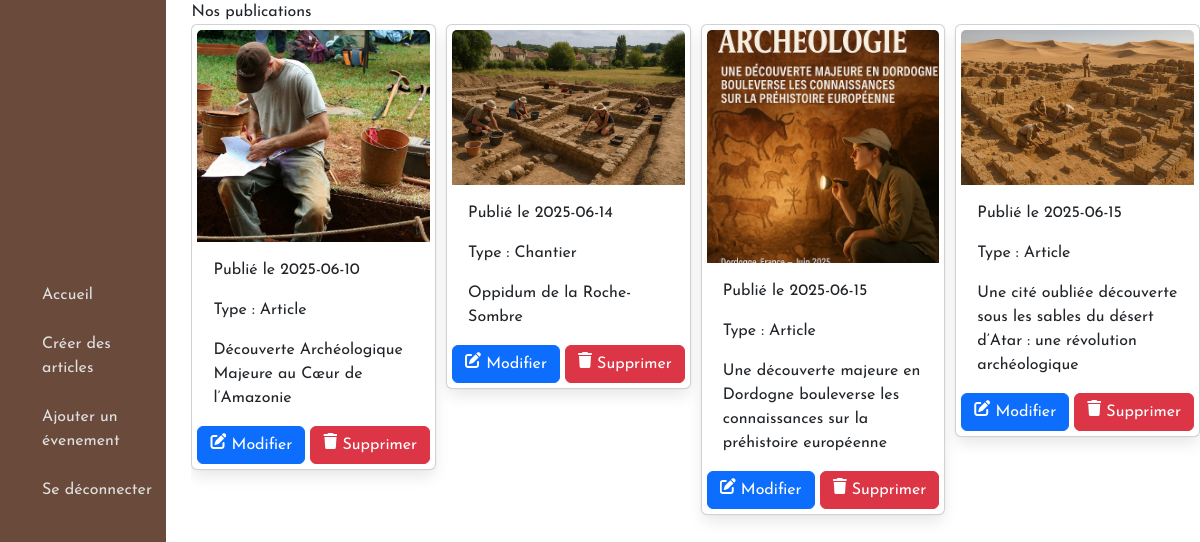
/admin/admin.php, run on the app's committed database.
### tables this page shows
CREATE TABLE IF NOT EXISTS `publication` (
  `id` int NOT NULL AUTO_INCREMENT,
  `title` varchar(255) NOT NULL,
  `photo` varchar(255) NOT NULL,
  `type` varchar(255) NOT NULL,
  `content` text NOT NULL,
  `create_at` date NOT NULL,
  `update_at` date NOT NULL,
  PRIMARY KEY (`id`)
);

### admin/admin.php (the view, shortened to what this page needs)
<?php
$host = 'localhost';
$username = 'admin_archeo-it';
$password = 'Archeo-It2025';
$database = 'archeo_it';
$charset = 'utf8mb4';
$options = [
    PDO::ATTR_ERRMODE => PDO::ERRMODE_EXCEPTION,
    PDO::ATTR_DEFAULT_FETCH_MODE => PDO::FETCH_ASSOC,
    PDO::ATTR_EMULATE_PREPARES => false,
];
$dsn = "mysql:host=$host;dbname=$database;charset=$charset;port=3306";
try {
    $pdo = new PDO($dsn, $username, $password, $options);
} catch (\PDOException $e) {
    throw new \PDOException($e->getMessage(), (int)$e->getCode());
}
$displayPost = 'SELECT * FROM publication';
$stmt = $pdo->query($displayPost);
$posts = $stmt->fetchAll();
?>
<!DOCTYPE html>
<html lang="fr">
<head>
    <?php include '../includes/head.php'; ?>
    <link rel="stylesheet" href="../assets/css/admin.css">
    <link href="https://cdn.jsdelivr.net/npm/bootstrap@5.3.6/dist/css/bootstrap.min.css" rel="stylesheet">
</head>
<body>
<div id="administration-page">
    <div id="menu-band">
        <ul>
            <li><a href="../index.php">Accueil</a></li>
            <li><a href="add_article.php">Créer des articles</a></li>
            <li><a href="add_event.php">Ajouter un évenement</a></li>
            <li><a href="../includes/logout.php">Se déconnecter</a></li>
        </ul>
    </div>
    <div id="all-articles">
        <span>Nos publications</span>
        <div id="card-article">
        <?php foreach ($posts as $post): ?>
        <div class="card" style="width: 20rem; padding: 5px; height: max-content">
            <img  src="../assets/image/<?= $post['photo']?>" class="card-img-top" alt="Photo <?= $post['title']?>">
            <div class="card-body">
                <p class="card-text">Publié le <?= $post['create_at']?></p>
                <p class="card-text">Type : <?= ucfirst($post['type'])?></p>
                <p class="card-text"><?= ucfirst($post['title'])?></p>
            </div>
            <div class="action-btn">
                <a  class="btn btn-primary" href="update_article.php?id=<?= $post['id'] ?>"><i class="fa-solid fa-pen-to-square" style="color: #ffffff;"></i> Modifier</a>
                <a class="btn btn-danger" href="delete.php?id=<?= $post['id'] ?>"><i class="fa-solid fa-trash" style="color: #ffffff;"></i> Supprimer</a>
            </div>
        </div>
        <?php endforeach; ?>
        </div>
    </div>
</div>
</body>
</html>

### includes/head.php (shortened to what this page needs)
<link rel="stylesheet" href="https://cdn.jsdelivr.net/npm/bulma@1.0.4/css/bulma.min.css">
<link rel="stylesheet" href="../assets/css/style.css">
<link rel="stylesheet" href="../assets/css/home.css">
<link rel="stylesheet" href="../assets/css/article.css">
<link rel="stylesheet" href="../assets/css/add_event.css">
<link rel="stylesheet" href="../assets/css/discovery.css">
<link rel="stylesheet" href="../assets/css/contact.css">
<link rel="stylesheet" href="../assets/css/connection.css">
<link rel="stylesheet" href="../assets/css/media_screen.css">

### assets/css/style.css (style rules this page uses)
:root { --font-primary: "Josefin Sans"; }
* { margin: 0; font-family: "Josefin Sans"; overflow-x: hidden; }
body { font-family: var(--font-primary); overflow-x: hidden; }

### assets/css/article.css (style rules this page uses)
#article span,h1,div { text-align: left; }

### assets/css/admin.css (style rules this page uses)
* { font-family: "Josefin Sans"; }
#administration-page { display: flex; flex-direction: row; gap: 25px; }
#menu-band { display: flex; flex-direction: column; align-items: center; justify-content: center; padding: 10px; color: #e0e0e0; background-color: #6a4a3a; width: max-content; height: 100vh; }
#menu-band ul { display: flex; flex-direction: column; gap: 25px; }
#menu-band ul li a { text-decoration: none; color: #e0e0e0; }
#card-article { display: flex; flex-direction: row; column-gap: 10px; }
.card .action-btn { display: flex; flex-direction: row; justify-content: space-between; }

### data on the page
publication: photo (picture), create_at "2025-06-10", type "Article", title "Découverte Archéologique Majeure au Cœur de l’Amazonie"
publication: photo (picture), create_at "2025-06-14", type "Chantier", title "Oppidum de la Roche-Sombre"
publication: photo (picture), create_at "2025-06-15", type "Article", title "Une découverte majeure en Dordogne bouleverse les connaissances sur la préhistoire européenne"
publication: photo (picture), create_at "2025-06-15", type "Article", title "Une cité oubliée découverte sous les sables du désert d’Atar : une révolution archéologique"
